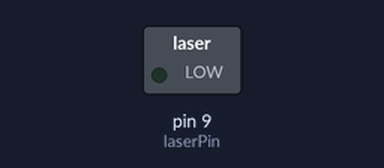
The sketch below on a simulated Arduino Uno, built with avr-gcc and run on an emulated ATmega328P. Parts: switched loads named in the sketch (green lamp = pin HIGH). What the sketch prints to the serial monitor is not drawn.

Above: at 0.1 s.
Timing chart, 0 to 1.6 s (numbered marks = the images above):
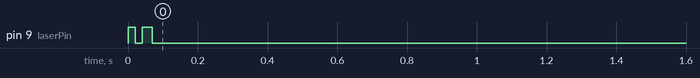

The sketch:

Tx2.ino
```cpp
const int laserPin = 9;
const unsigned int bitDelay = 100000;

const char *message = "HELLO";

byte b = B11100110;

void setup() {
  pinMode(laserPin, OUTPUT);
  setupTimer1();
  Serial.begin(115200);
  Serial.println("Laser transmitter ready");
}

void loop() {
//  sendSync();
//  sendString(message);
//  delay(3000);
}

//void sendSync() {
//  for (int i = 0; i < 8; i++) {
//    digitalWrite(laserPin, i % 2); // 10101010
//    delayMicroseconds(bitDelay);
//  }
//  digitalWrite(laserPin, LOW);
//  delayMicroseconds(bitDelay);
//}

//void sendString(const char *msg) {
//  while (*msg) {
//    sendByte(*msg++);
//  }
//}

//void sendByte(byte b) {
//  // Start bit
//  digitalWrite(laserPin, LOW);
//  delayMicroseconds(bitDelay);
//
//  // Data bits
//  for (int i = 0; i < 8; i++) {
//    digitalWrite(laserPin, (b >> i) & 1);
//    delayMicroseconds(bitDelay);
//  }
//
//  // Stop bit
//  digitalWrite(laserPin, HIGH);
//  delayMicroseconds(bitDelay);
//}


void setupTimer1() {
  // Disable interrupts during setup
  cli();

  // Reset Timer1 Control Registers
  TCCR1A = 0;
  TCCR1B = 0;
  TCNT1 = 0;  // Initialize counter value

  // Set compare match register for 1 Hz increments (1 second)
  // Formula: OCR1A = (16MHz / (prescaler * desired_frequency)) - 1
  // For 1 Hz with prescaler 256: (16000000 / (256 * 1)) - 1 = 62499
  OCR1A = 624;

  // Turn on CTC mode (Clear Timer on Compare Match)
  TCCR1B |= (1 << WGM12);

  // Set prescaler to 256
  TCCR1B |= (1 << CS12);  // CS12 = 1, CS11 = 0, CS10 = 0

  // Enable timer compare interrupt
  TIMSK1 |= (1 << OCIE1A);

  // Enable global interrupts
  sei();
}


ISR(TIMER1_COMPA_vect) {
//  ledState = !ledState;
  b = b >> 1;
  digitalWrite(laserPin, b & 1);
}
```

Measured:
- by itself, pin 9 (laserPin): HIGH → LOW at 0.02 s, → HIGH 0.02 s later, → LOW 0.03 s later
